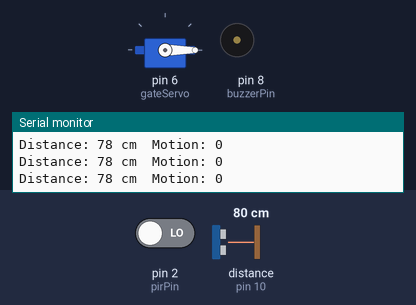
A sketch run on a simulated Arduino Uno, built with avr-gcc and run on an emulated ATmega328P. On the bench: servo, buzzer (waves = sounding, pin HIGH), the last lines printed to the serial monitor. Wiring (inferred from the names in the program): ultrasonic range finder: trigger pin 9; echo pin 10. Inputs (shaded band) come from the test bench; at power-on: distance to the obstacle (sensor on pin 10) 80 cm, pin 2 (pirPin) LOW. The echo pulse lasts 58.3 µs per cm; pins used as bus, display or sensor lines are not drawn.

Above: at 1.3 s.
1.4 s: distance to the obstacle (sensor on pin 10) set to 17 cm
2.9 s: distance to the obstacle (sensor on pin 10) set to 14 cm
At 3.8 s:
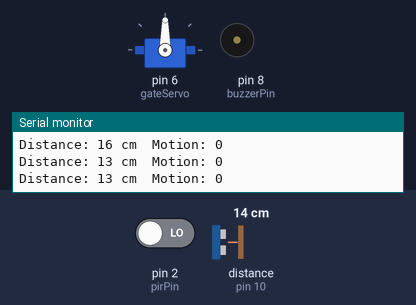
4.5 s: pin 2 (pirPin) driven HIGH
At 5.1 s:
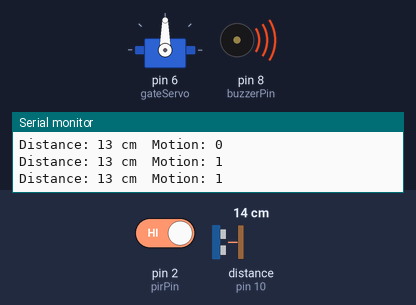
6.0 s: distance to the obstacle (sensor on pin 10) set to 60 cm
At 6.6 s:
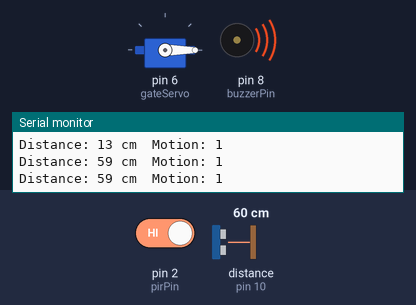
7.5 s: distance to the obstacle (sensor on pin 10) set to 2 cm
At 8.1 s:
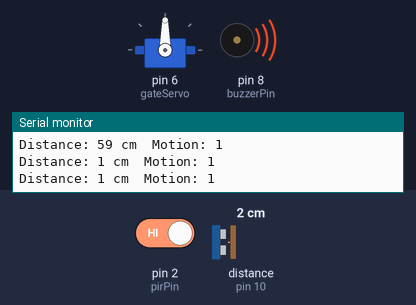
9.0 s: distance to the obstacle (sensor on pin 10) set to 120 cm
At 9.6 s:
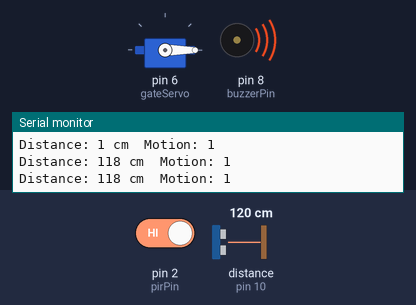
Timing chart, 0 to 11.5 s (numbered marks = the images above; inputs shaded):
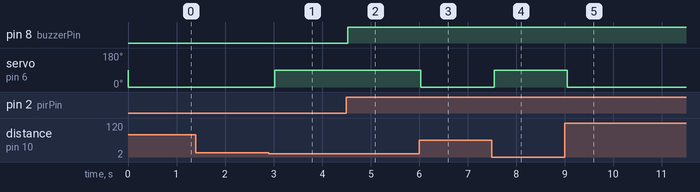

Measured:
- the behaviour switches between 16 and 15 cm on distance to the obstacle (sensor on pin 10) (found by bisection; images 0 and 1)
- after the input at 2.9 s, servo on pin 6 (gateServo): 0° → 90° after 0.12 s
- after the input at 4.5 s, pin 8 (buzzerPin): LOW → HIGH at once
- after the input at 6.0 s, servo on pin 6 (gateServo): 90° → 0° at once
- after the input at 7.5 s, servo on pin 6 (gateServo): 0° → 90° after 0.05 s
- after the input at 9.0 s, servo on pin 6 (gateServo): 90° → 0° after 0.06 s

The sketch:

auto-gate-alarm-sys.ino
```cpp
#include <Servo.h>

Servo gateServo;

const int trigPin = 9;
const int echoPin = 10;
const int pirPin = 2;
const int buzzerPin = 8;

long duration;
int distance;

void setup()
{
  gateServo.attach(6);

  pinMode(trigPin, OUTPUT);
  pinMode(echoPin, INPUT);
  pinMode(pirPin, INPUT);
  pinMode(buzzerPin, OUTPUT);

  Serial.begin(9600);
}

void loop()
{
  // Ultrasonic Distance
  digitalWrite(trigPin, LOW);
  delayMicroseconds(2);

  digitalWrite(trigPin, HIGH);
  delayMicroseconds(10);

  digitalWrite(trigPin, LOW);

  duration = pulseIn(echoPin, HIGH);
  distance = duration * 0.034 / 2;

  // PIR Motion
  int motion = digitalRead(pirPin);

  Serial.print("Distance: ");
  Serial.print(distance);
  Serial.print(" cm  ");

  Serial.print("Motion: ");
  Serial.println(motion);

  // Servo Control
  if(distance < 15)
  {
    gateServo.write(90);
  }
  else
  {
    gateServo.write(0);
  }

  // Buzzer Control
  if(motion == HIGH)
  {
    digitalWrite(buzzerPin, HIGH);
  }
  else
  {
    digitalWrite(buzzerPin, LOW);
  }

  delay(500);
}
```
